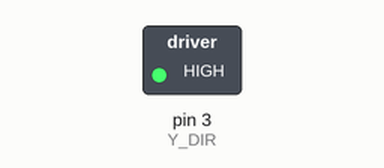
Simulated run of this sketch. Board: Arduino Uno, built with avr-gcc and run on an emulated ATmega328P. Parts: switched loads named in the sketch (green lamp = pin HIGH). Pins used as bus, display or sensor lines are not drawn; what the sketch prints to the serial monitor is not drawn.

Above: at 1.1 s.
At 3.3 s:
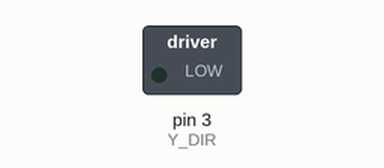
Timing chart, 0 to 5.7 s (numbered marks = the images above):
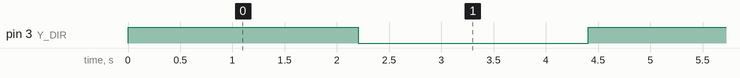

The sketch:

motor_test.ino
```cpp
// Y轴电机最简测试
// 让电机慢慢转200步，停2秒，反转200步，停2秒，循环

#define Y_PLS 2   // Y轴脉冲引脚
#define Y_DIR 3   // Y轴方向引脚

void setup() {
  pinMode(Y_PLS, OUTPUT);
  pinMode(Y_DIR, OUTPUT);
  Serial.begin(115200);
  Serial.println("Y轴电机测试开始！");
}

void loop() {
  // 正转200步
  Serial.println("正转...");
  digitalWrite(Y_DIR, HIGH);
  for (int i = 0; i < 200; i++) {
    digitalWrite(Y_PLS, HIGH);
    delayMicroseconds(500);
    digitalWrite(Y_PLS, LOW);
    delayMicroseconds(500);
  }

  delay(2000);

  // 反转200步
  Serial.println("反转...");
  digitalWrite(Y_DIR, LOW);
  for (int i = 0; i < 200; i++) {
    digitalWrite(Y_PLS, HIGH);
    delayMicroseconds(500);
    digitalWrite(Y_PLS, LOW);
    delayMicroseconds(500);
  }

  delay(2000);
}
```

Measured:
- by itself, pin 3 (Y_DIR): alternates HIGH for 2.2 s and LOW for 2.2 s
